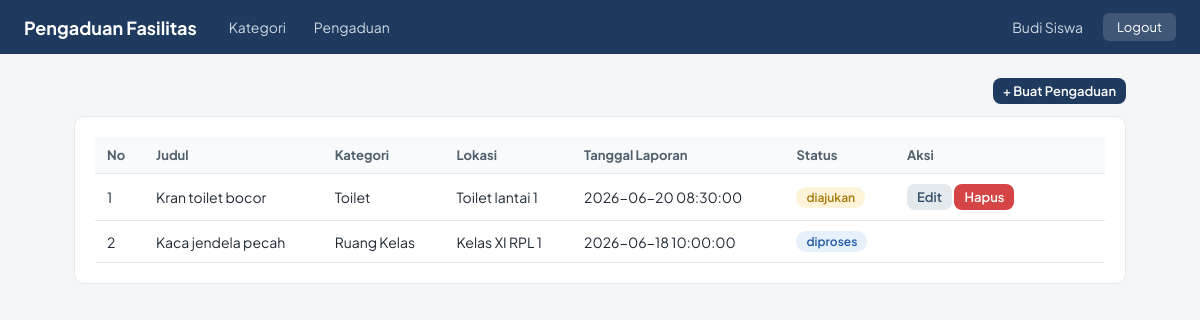
Page /index.php (signed in) on the committed database.
### tables this page shows
CREATE TABLE pengaduan (
  id INT AUTO_INCREMENT PRIMARY KEY,
  user_id INT NOT NULL,
  kategori_id INT NOT NULL,
  judul VARCHAR(150) NOT NULL,
  deskripsi TEXT,
  lokasi VARCHAR(150),
  status ENUM('diajukan', 'diproses', 'selesai') NOT NULL DEFAULT 'diajukan',
  created_at DATETIME NOT NULL DEFAULT CURRENT_TIMESTAMP,
  FOREIGN KEY (user_id) REFERENCES users(id),
  FOREIGN KEY (kategori_id) REFERENCES kategori(id)
);

CREATE TABLE kategori (
  id INT AUTO_INCREMENT PRIMARY KEY,
  nama VARCHAR(100) NOT NULL
);

### controllers/PengaduanController.php (called while the page is built, shortened)
<?php
class PengaduanController
{
    private $pengaduanModel;
    public function __construct($pdo)
    {
        $this->pengaduanModel = new Pengaduan($pdo);
    }
    public function index()
    {
        $admin = ($_SESSION['user_role'] ?? '') === 'admin';
        $pengaduan = $admin ? $this->pengaduanModel->all() : $this->pengaduanModel->all($_SESSION['user_id']);
        include __DIR__ . '/../views/pengaduan/index.php';
    }
}

### models/Pengaduan.php (called while the page is built, shortened)
<?php
class Pengaduan
{
    private $pdo;
    public function __construct($pdo)
    {
        $this->pdo = $pdo;
    }
    public function all($userId = null)
    {
        $sql = "SELECT p.*, k.nama AS nama_kategori, u.nama AS nama_pelapor
                FROM pengaduan p
                JOIN kategori k ON k.id = p.kategori_id
                JOIN users u ON u.id = p.user_id";
        $params = [];
        if ($userId !== null) {
            $sql .= " WHERE p.user_id = ?";
            $params[] = $userId;
        }
        $sql .= " ORDER BY p.created_at DESC";
        $stmt = $this->pdo->prepare($sql);
        $stmt->execute($params);
        return $stmt->fetchAll();
    }
}

### views/pengaduan/index.php (the view, shortened to what this page needs)
<?php include __DIR__ . '/../partials/header.php'; ?>
<?php $admin = ($_SESSION['user_role'] ?? '') === 'admin'; ?>
<div class="text-kanan">
  <a href="index.php?page=pengaduan-form" class="btn btn-primary btn-sm">+ Buat Pengaduan</a>
</div>
<div class="card">
  <?php if (count($pengaduan) === 0): ?>
    <p class="kosong">Belum ada pengaduan</p>
  <?php else: ?>
    <table>
      <thead>
        <tr><th>No</th><th>Judul</th><th>Kategori</th><th>Lokasi</th>
        <th>Tanggal Laporan</th><th>Status</th><th style="width:210px;">Aksi</th></tr>
      </thead>
      <tbody>
        <?php foreach ($pengaduan as $i => $p): ?>
          <tr>
            <td><?= $i + 1 ?></td>
            <td><?= htmlspecialchars($p['judul']) ?></td>
            <td><?= htmlspecialchars($p['nama_kategori']) ?></td>
            <td><?= htmlspecialchars($p['lokasi']) ?></td>
            <td><?= $p['created_at'] ?></td>
            <td>
              <?php
              $badge = ['diajukan' => 'badge-kuning', 'diproses' => 'badge-biru', 'selesai' => 'badge-hijau'];
              ?>
              <span class="badge <?= $badge[$p['status']] ?>"><?= $p['status'] ?></span>
            </td>
            <td>
              <?php if ($p['status'] === 'diajukan' && ((int)$p['user_id'] === (int)$_SESSION['user_id'] || $admin)): ?>
                <a href="index.php?page=pengaduan-form&id=<?= $p['id'] ?>" class="btn btn-sm btn-secondary">Edit</a>
                <a href="index.php?page=pengaduan-hapus&id=<?= $p['id'] ?>" class="btn btn-sm btn-danger btn-hapus">Hapus</a>
              <?php endif; ?>
            </td>
          </tr>
        <?php endforeach; ?>
      </tbody>
    </table>
  <?php endif; ?>
</div>
<?php include __DIR__ . '/../partials/footer.php'; ?>

### assets/css/style.css (style rules this page uses)
* { box-sizing: border-box; margin: 0; padding: 0; }
body { font-family: 'Plus Jakarta Sans', sans-serif; background: #f4f6f8; color: #1f2933; min-height: 100vh; }
a { text-decoration: none; color: #1e5aa8; }
.card { background: #fff; border: 1px solid #e4e9ee; border-radius: 10px; padding: 20px; margin-bottom: 20px; }
table { width: 100%; border-collapse: collapse; font-size: 14px; }
th, td { text-align: left; padding: 10px 12px; border-bottom: 1px solid #e4e9ee; }
th { background: #f8fafb; font-size: 13px; color: #52606d; }
.btn { display: inline-block; padding: 9px 16px; border: none; border-radius: 8px; font-family: inherit; font-size: 14px; font-weight: 600; cursor: pointer; }
.btn-primary { background: #1e3a5f; color: #fff; }
.btn-danger { background: #d64545; color: #fff; }
.btn-secondary { background: #e4e9ee; color: #334e68; }
.btn-sm { padding: 5px 10px; font-size: 13px; }
.badge { display: inline-block; padding: 3px 10px; border-radius: 999px; font-size: 12px; font-weight: 600; }
.badge-kuning { background: #fdf3d8; color: #a8790a; }
.badge-biru { background: #e7f1fb; color: #1e5aa8; }
.text-kanan { text-align: right; margin-bottom: 12px; }

### rows in the picture
pengaduan: judul "Kran toilet bocor", kategori.nama "Toilet", lokasi "Toilet lantai 1", created_at "2026-06-20 08:30:00", status "diajukan"
pengaduan: judul "Kaca jendela pecah", kategori.nama "Ruang Kelas", lokasi "Kelas XI RPL 1", created_at "2026-06-18 10:00:00", status "diproses"

### other values in the picture
$userNama "Budi Siswa"
